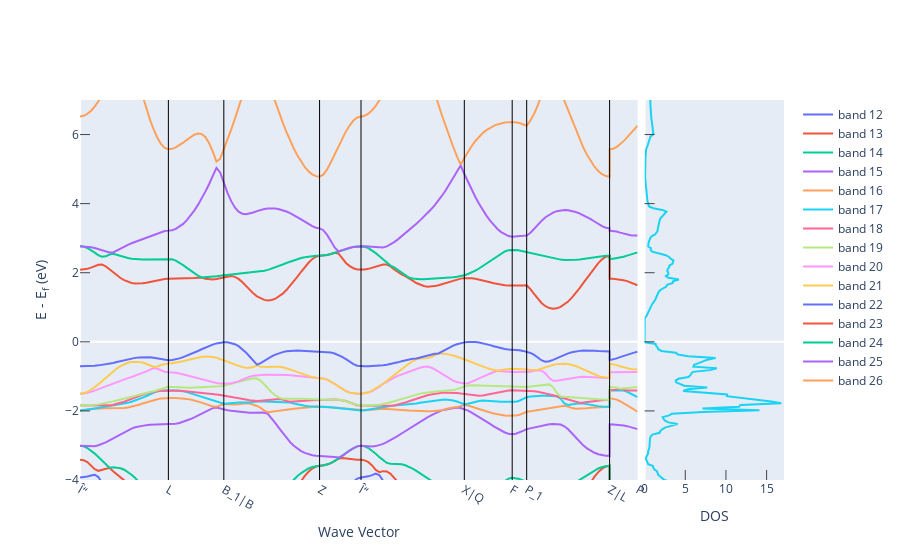

The notebook cell this image was saved under:
### Code cell
fig_el_bs_and_dos = get_plot_bs_and_dos(el_bs, el_dos, plot_range=[-4,7])
fig_el_bs_and_dos.show()

### Figure 1 — Plotly figure (JSON) as saved in the notebook; plotly's stock layout.template omitted (floating-point values rounded to 4 significant figures; data arrays with more than 128 entries replaced by an {"elided": "..."} marker saying what was removed)
{"data": [{"mode": "lines", "name": "band 12", "type": "scatter", "x": {"elided": "160 float values"}, "xaxis": "x", "y": {"elided": "160 float values"}, "yaxis": "y"}, {"mode": "lines", "name": "band 13", "type": "scatter", "x": {"elided": "160 float values"}, "xaxis": "x", "y": {"elided": "160 float values"}, "yaxis": "y"}, {"mode": "lines", "name": "band 14", "type": "scatter", "x": {"elided": "160 float values"}, "xaxis": "x", "y": {"elided": "160 float values"}, "yaxis": "y"}, {"mode": "lines", "name": "band 15", "type": "scatter", "x": {"elided": "160 float values"}, "xaxis": "x", "y": {"elided": "160 float values"}, "yaxis": "y"}, {"mode": "lines", "name": "band 16", "type": "scatter", "x": {"elided": "160 float values"}, "xaxis": "x", "y": {"elided": "160 float values"}, "yaxis": "y"}, {"mode": "lines", "name": "band 17", "type": "scatter", "x": {"elided": "160 float values"}, "xaxis": "x", "y": {"elided": "160 float values"}, "yaxis": "y"}, {"mode": "lines", "name": "band 18", "type": "scatter", "x": {"elided": "160 float values"}, "xaxis": "x", "y": {"elided": "160 float values"}, "yaxis": "y"}, {"mode": "lines", "name": "band 19", "type": "scatter", "x": {"elided": "160 float values"}, "xaxis": "x", "y": {"elided": "160 float values"}, "yaxis": "y"}, {"mode": "lines", "name": "band 20", "type": "scatter", "x": {"elided": "160 float values"}, "xaxis": "x", "y": {"elided": "160 float values"}, "yaxis": "y"}, {"mode": "lines", "name": "band 21", "type": "scatter", "x": {"elided": "160 float values"}, "xaxis": "x", "y": {"elided": "160 float values"}, "yaxis": "y"}, {"mode": "lines", "name": "band 22", "type": "scatter", "x": {"elided": "160 float values"}, "xaxis": "x", "y": {"elided": "160 float values"}, "yaxis": "y"}, {"mode": "lines", "name": "band 23", "type": "scatter", "x": {"elided": "160 float values"}, "xaxis": "x", "y": {"elided": "160 float values"}, "yaxis": "y"}, {"mode": "lines", "name": "band 24", "type": "scatter", "x": {"elided": "160 float values"}, "xaxis": "x", "y": {"elided": "160 float values"}, "yaxis": "y"}, {"mode": "lines", "name": "band 25", "type": "scatter", "x": {"elided": "160 float values"}, "xaxis": "x", "y": {"elided": "160 float values"}, "yaxis": "y"}, {"mode": "lines", "name": "band 26", "type": "scatter", "x": {"elided": "160 float values"}, "xaxis": "x", "y": {"elided": "160 float values"}, "yaxis": "y"}, {"mode": "lines", "showlegend": false, "type": "scatter", "x": {"elided": "2001 float values"}, "xaxis": "x2", "y": {"elided": "2001 float values"}, "yaxis": "y2"}], "layout": {"shapes": [{"line": {"color": "black", "width": 1}, "type": "line", "x0": 1.171, "x1": 1.171, "xref": "x", "y0": 0, "y1": 1, "yref": "y domain"}, {"line": {"color": "black", "width": 1}, "type": "line", "x0": 1.906, "x1": 1.906, "xref": "x", "y0": 0, "y1": 1, "yref": "y domain"}, {"line": {"color": "black", "width": 1}, "type": "line", "x0": 3.175, "x1": 3.175, "xref": "x", "y0": 0, "y1": 1, "yref": "y domain"}, {"line": {"color": "black", "width": 1}, "type": "line", "x0": 3.724, "x1": 3.724, "xref": "x", "y0": 0, "y1": 1, "yref": "y domain"}, {"line": {"color": "black", "width": 1}, "type": "line", "x0": 5.094, "x1": 5.094, "xref": "x", "y0": 0, "y1": 1, "yref": "y domain"}, {"line": {"color": "black", "width": 1}, "type": "line", "x0": 5.728, "x1": 5.728, "xref": "x", "y0": 0, "y1": 1, "yref": "y domain"}, {"line": {"color": "black", "width": 1}, "type": "line", "x0": 5.92, "x1": 5.92, "xref": "x", "y0": 0, "y1": 1, "yref": "y domain"}, {"line": {"color": "black", "width": 1}, "type": "line", "x0": 7.019, "x1": 7.019, "xref": "x", "y0": 0, "y1": 1, "yref": "y domain"}], "xaxis": {"anchor": "y", "domain": [0, 0.792], "mirror": true, "showgrid": false, "ticklen": 0, "ticks": "inside", "ticktext": ["Î“", "L", "B_1|B", "Z", "Î“", "X|Q", "F", "P_1", "Z|L", "P"], "tickvals": [0, 1.171, 1.906, 3.175, 3.724, 5.094, 5.728, 5.92, 7.019, 7.39], "title": {"text": "Wave Vector"}}, "xaxis2": {"anchor": "y2", "domain": [0.802, 1], "mirror": true, "range": [0, 17.14], "showgrid": false, "ticklen": 10, "ticks": "inside", "title": {"text": "DOS"}}, "yaxis": {"anchor": "x", "domain": [0, 1], "mirror": true, "range": [-4, 7], "showgrid": false, "ticklen": 10, "ticks": "inside", "title": {"text": "E - E<sub>f</sub> (eV)"}}, "yaxis2": {"anchor": "x2", "domain": [0, 1], "matches": "y", "mirror": true, "showgrid": false, "showticklabels": false, "ticklen": 10, "ticks": "inside"}}}
